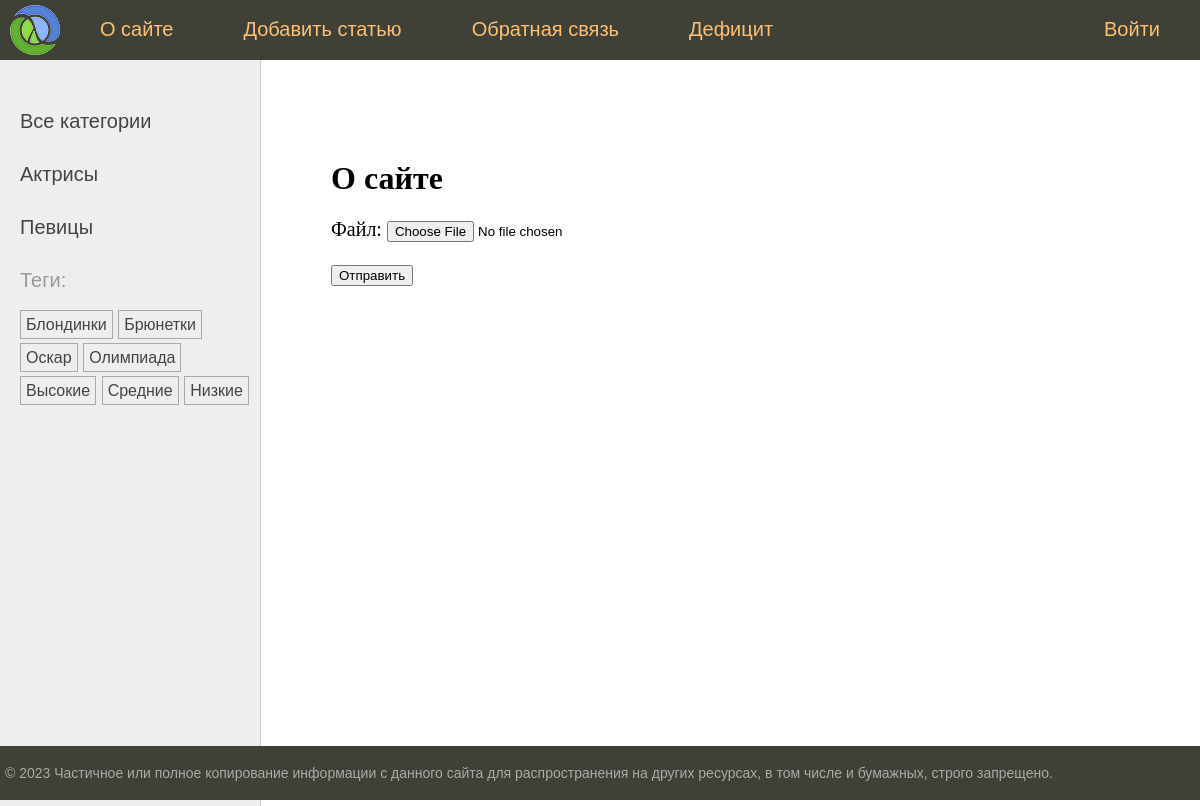
The page /about/ on the database its author committed.
### women/models.py (models this page shows, shortened)
class Category(models.Model):
    name = models.CharField(max_length=100, db_index=True, verbose_name="Название")
    slug = models.SlugField(max_length=255, unique=True, db_index=True)
    class Meta:
        verbose_name = "Категория"
        verbose_name_plural = "Категории"
    def get_absolute_url(self):
        return reverse('category', kwargs={'cat_slug': self.slug})

class TagPost(models.Model):
    tag = models.CharField(max_length=100, db_index=True)
    slug = models.SlugField(max_length=255, unique=True, db_index=True)
    def get_absolute_url(self):
        return reverse('tag', kwargs={'tag_slug': self.slug})

### women/views.py (the view)
# urls.py: path('about/', views.about, name='about'),
def about(request):
    if request.method == 'POST':
        forms = UploadFileForm(request.POST, request.FILES)
        if forms.is_valid():
            fp = UploadFiles(file=forms.cleaned_data['file'])
            fp.save()
        return redirect('home')
    else:
        forms = UploadFileForm()
    return render(request, "women/about.html", {'title': "О сайте", 'menu': menu, 'form': forms})

### women/forms.py
class UploadFileForm(forms.Form):
    file = forms.FileField(label='Файл')

### women/templatetags/women_tags.py (called while the page is built)
@register.inclusion_tag('women/list_categories.html')
def show_categories(cat_selected=0):
    cats = Category.objects.all()
    return {'cats': cats, 'cat_selected': cat_selected}

@register.inclusion_tag('women/list_tags.html')
def show_all_tags():
    return {'tags': TagPost.objects.all()}

### women/templates/women/about.html (shortened to what this page needs)
{% extends 'base.html' %}
{% block content %}
<h1>{{title}}</h1>
<form action="" method="post" enctype="multipart/form-data">
    {{ form.as_p }}
    <p><button type="submit">Отправить</button></p>
</form>
{% endblock %}

### women/templates/women/list_categories.html
{% for cat in cats %}
{% if cat.id == cat_selected %}
<li class="selected">{{cat.name}}</li>
{% else %}
<li><a href="{{ cat.get_absolute_url }}">{{cat.name}}</a></li>
{% endif %}
{% endfor %}

### women/templates/women/list_tags.html
{% if tags %}
<p>Теги:</p>
<ul class="tags-list">
    {% for t in tags %}
    <li><a href="{{t.get_absolute_url}}">{{t.tag}}</a></li>
    {% endfor %}
</ul>
{% endif %}

### rows shown on the page
Category: name "Актрисы"
Category: name "Певицы"
TagPost: tag "Блондинки"
TagPost: tag "Брюнетки"
TagPost: tag "Оскар"
TagPost: tag "Олимпиада"
TagPost: tag "Высокие"
TagPost: tag "Средние"
TagPost: tag "Низкие"

### other values the page prints
{{ m.title }} "О сайте" "Добавить статью" "Обратная связь" "Дефицит" "Войти"
{{ title }} "О сайте"
